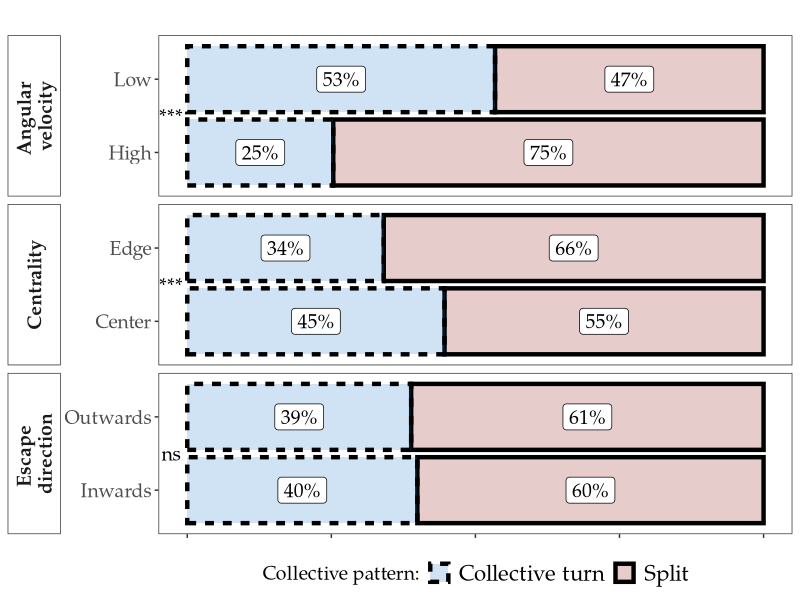

Recreate this plot in R.
## Figure 2. Horizontal stackplot: effect of maneuver characteristics on relative frequency of collective turns and splits

sim_df<- read.csv('../Data/simulated/escape_outcomes.csv')

##############################################################################
# Stats:
##############################################################################
# Angular velocity
spl_angv <- sim_df[sim_df$outcome == 'split', 'ang_vel']
turn_angv <- sim_df[sim_df$outcome == 'turn', 'ang_vel']
ks.test(spl_angv, turn_angv)

# Centrality
spl_centr <- sim_df[sim_df$outcome == 'split', 'centr']
turn_centr <- sim_df[sim_df$outcome == 'turn', 'centr']
ks.test(spl_centr, turn_centr)

# Escape direction
chisq.test(y = sim_df$outcome, x = sim_df$conflict)


##############################################################################
## Plot:
##############################################################################

turns_sum <- read.csv('../Data/simulated/turn_chars_summary.csv')

## 1. Plots stats (as categorical)
## Angular velocity
angvel_groups <- c('low', 'high');
dg_breaks <- c(0, median(abs(sim_df$ang_vel)), max(abs(sim_df$ang_vel)));
sim_df$group_angv <- cut(abs(sim_df$ang_vel), breaks = dg_breaks, labels = angvel_groups)

print('Angular velocity low vs high:')
chisq.test(y = sim_df$outcome, x = sim_df$group_angv)

## Centrality
groups <- c('center', 'edge');
dg_breaks <- c(0, median(sim_df$centr, na.rm = TRUE), max(sim_df$centr, na.rm = TRUE));
sim_df$group_centr <- cut(sim_df$centr, breaks = dg_breaks, labels = groups) ;
print('Position in the flock center vs edge:')
chisq.test(y = sim_df$outcome, x = sim_df$group_centr)

## Escape direction
print('Escape direction inwards vs outwards:')
chisq.test(y = sim_df$outcome, x = sim_df$conflict)


## 2. Horizontal stackplot

# # Uncomment to use font as in paper
# extrafont::font_import()
# extrafont::loadfonts(device = "win")

sing_lab <- data.frame(var = c('ang_vel', 'centrality', 'esc_dir'),
                       l = c("***", "***", "ns"), # significance from chisq tests above
                       stringsAsFactors = F)
var.labs <-  c("ang_vel" = "Angular \nvelocity",
               "centrality" = "Centrality",
               "esc_dir" = "Escape \ndirection")

stack_plot <- ggplot2::ggplot(data = turns_sum, 
                              ggplot2::aes(x = group, y = perc, linetype = outcome, fill = outcome)) +
  ggplot2::geom_bar(color = 'black',
                    alpha = 0.2, 
                    stat = "identity",
                    size = 1.5, 
                    width = 0.9) +
  ggplot2::theme_bw() +
  ggplot2::geom_label(ggplot2::aes(label = paste0(round(perc, 0), '%')),
                      fill = 'white', 
                      size = 5, 
                      show.legend = FALSE,  
                      family = 'Palatino Linotype',
                      position = ggplot2::position_stack(vjust = 0.5)) +
  ggplot2::labs(x = '',
                y = '',
                linetype = 'Collective pattern:',
                fill = 'Collective pattern:',
                title = "") +
  ggplot2::geom_text(data = sing_lab,
                     ggplot2::aes(label = l), 
                     family = 'Palatino Linotype', 
                     x = 1.5,
                     y = -2.8, 
                     inherit.aes = FALSE,
                     size = 5) +
  ggplot2::scale_x_discrete(labels = c("in" = "Inwards", "out" = "Outwards",
                                       "edge" = "Edge", "center" = "Center",
                                       "high" = "High", "low"= "Low"),
                            position = 'bottom')+
  ggplot2::coord_flip() +
  ggplot2::facet_grid(var ~ . ,
                      scales = "free",
                      labeller = ggplot2::labeller(var = var.labs), 
                      switch = 'y') +
  ggplot2::theme(
    text = ggplot2::element_text(family = 'Palatino Linotype'),
    legend.title = ggplot2::element_text(size = 14),
    legend.position = "bottom",
    legend.text = ggplot2::element_text(size = 16),
    axis.text = ggplot2::element_text(size = 14),
    axis.title = ggplot2::element_blank(),
    axis.text.x =  ggplot2::element_blank(),
    plot.title = ggplot2::element_text(size = 14, face = "bold"),
    plot.subtitle  = ggplot2::element_text(size = 14, face = "italic"),
    strip.text.y = ggplot2::element_text(size = 14, face = "bold"),
    strip.placement = "outside",
    strip.background = ggplot2::element_rect(fill = 'white'),
    plot.tag.position = c(.1, .82),
    plot.tag = ggplot2::element_text(size = 14, face = "bold"),
    panel.grid.major = ggplot2::element_blank(), 
    panel.grid.minor = ggplot2::element_blank())+
  ggplot2::scale_linetype_discrete(breaks = c('turn', 'split'),
                                   labels = c('Collective turn', 'Split'))+
  ggplot2::scale_fill_manual(breaks = c('turn', 'split'),
                             labels = c('Collective turn', 'Split'),
                             values = c('dodgerblue3', 'darkred'))

#stack_plot

#######################################
# # Uncomment to save plot
# plot_path <- '../Results/Figure2.png' # change path
# ggplot2::ggsave(
#   plot = stack_plot,
#   filename = plot_path,
#   width = 11,
#   height = 5,
#   dpi = 400
# )
